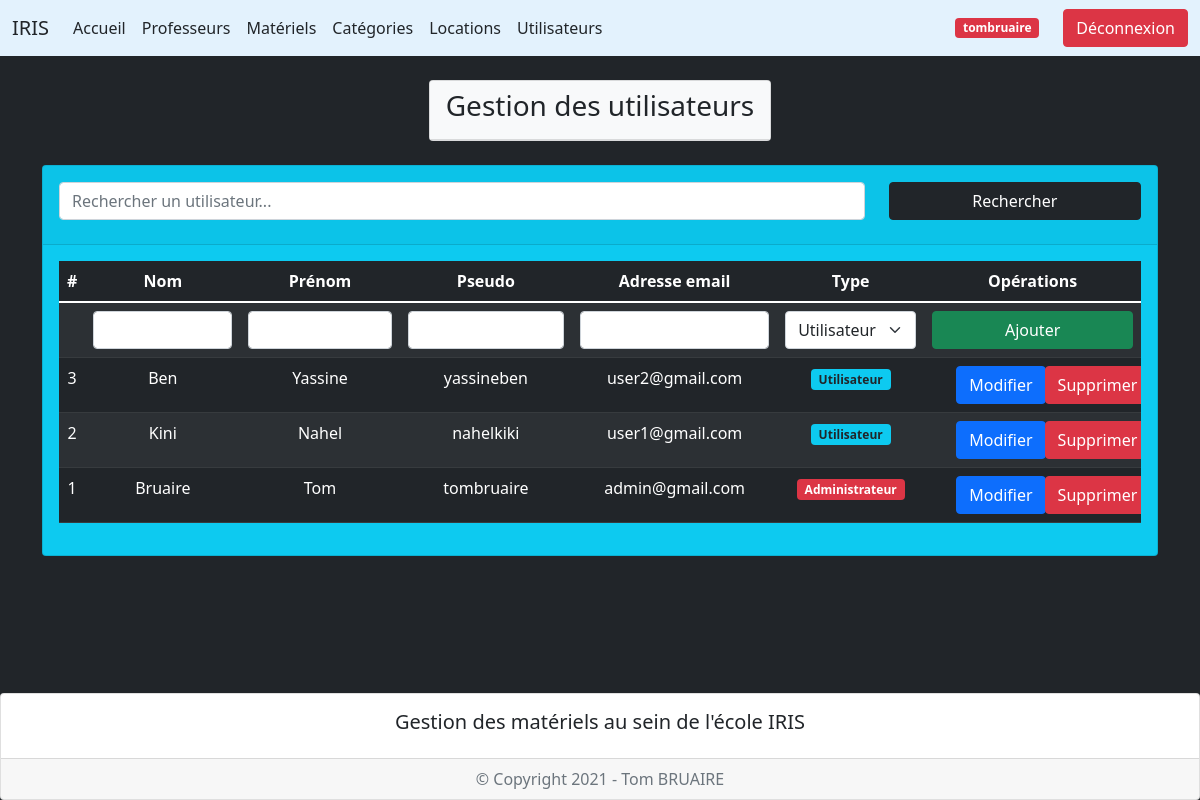
Screenshot of /index.php?page=5 (signed in) with the database file from the repository.
### tables this page shows
create table users (
    iduser int(3) not null auto_increment,
    nomuser varchar(50),
    prenomuser varchar(50),
    pseudouser varchar(20),
    emailuser varchar(255),
    mdpuser varchar(255),
    lvl int not null default 1,
    primary key (iduser)
);

### controleur/config_db.php (called while the page is built)
<?php
$server = "localhost";
$bdd = "iris";
$user = "root";
$mdp = "";
?>

### controleur/controleur.class.php (called while the page is built, shortened)
<?php
require_once("modele/modele.class.php");
class Controleur {
    private $unModele;
    public function __construct($server, $bdd, $user, $mdp) {
        $this->unModele = new Modele($server, $bdd, $user, $mdp);
    }
    public function setTable($uneTable) {
        $this->unModele->setTable($uneTable);
    }
    public function selectAll($chaine = "*", $orderby) {
        return $this->unModele->selectAll($chaine, $orderby);
    }
}
?>

### vue/vue_utilisateurs.php (the view, shortened to what this page needs)
<div class="container mt-4 mb-5">
    <div class="row d-flex justify-content-center">
        <div class="col-auto">
            <div class="card bg-info">
                <div class="card-header">
                    <form method="post" action="" class="mt-2">
                        <div class="row mb-3">
                            <div class="col-9">
                                    <input type="search" name="mot" id="mot" placeholder="Rechercher un utilisateur..." class="form-control">
                            </div>
                            <div class="col-3">
                                <button type="submit" name="Rechercher" class="btn btn-dark w-100">Rechercher</button>
                            </div>
                        </div>
                    </form>
                </div>
                <div class="card-body">
                    <div class="table-responsive">
                        <table class="table table-dark table-striped text-center">
                            <thead>
                                <tr>
                                    <th scope="col">#</th>
                                    <th scope="col">Nom</th>
                                    <th scope="col">Prénom</th>
                                    <th scope="col">Pseudo</th>
                                    <th scope="col">Adresse email</th>
                                    <th scope="col">Type</th>
                                    <?php if (isset($_SESSION['lvl']) && $_SESSION['lvl'] == 2) { ?>
                                        <th scole="col">Opérations</th>
                                    <?php } ?>
                                </tr>
                            </thead>
                            <tbody>
                                <?php if (isset($_SESSION['lvl']) && $_SESSION['lvl'] == 2) { ?>
                                    <form method="post" action="">
                                        <tr>
                                            <td></td>
                                            <td><input type="text" name="nomuser" id="nom" class="form-control" value="<?= ($leUser != null ? $leUser['nomuser'] : null); ?>"></td>
                                            <td><input type="text" name="prenomuser" id="prenom" class="form-control" value="<?= ($leUser != null ? $leUser['prenomuser'] : null); ?>"></td>
                                            <td><input type="text" name="pseudouser" id="pseudo" class="form-control" value="<?= ($leUser != null ? $leUser['pseudouser'] : null); ?>"></td>
                                            <td><input type="email" name="emailuser" id="email" class="form-control" value="<?= ($leUser != null ? $leUser['emailuser'] : null); ?>"></td>
                                            <td>
                                                <select name="lvl" class="form-select">
                                                    <option value="1" <?php if ($leUser != null && $leUser['lvl'] == 1) {echo "selected";} ?>>Utilisateur</option>
                                                </select>
                                            </td>
                                            <td>
                                                <button type="submit" <?= ($leUser != null ? 'name="subeditutilisateur"' : 'name="subaddutilisateur"'); ?> class="btn <?= ($leUser != null ? 'btn-primary' : 'btn-success w-100'); ?>"><?= ($leUser != null ? "Modifier" : "Ajouter"); ?></button>
                                            </td>
                                        </tr>
                                    </form>
                                <?php } ?>
                            <?php foreach ($lesUtilisateurs as $unUtilisateur) { ?>
                                <tr>
                                    <td><?= $unUtilisateur['iduser']; ?></td>
                                    <td><?= $unUtilisateur['nomuser']; ?></td>
                                    <td><?= $unUtilisateur['prenomuser']; ?></td>
                                    <td><?= $unUtilisateur['pseudouser']; ?></td>
                                    <td><?= $unUtilisateur['emailuser']; ?></td>
                                    <td>
                                        <?php if ($unUtilisateur['lvl'] == 1) { ?>
                                            <span class="badge bg-info text-dark">Utilisateur</span>
                                        <?php } elseif ($unUtilisateur['lvl'] == 2) { ?>
                                            <span class="badge bg-danger">Administrateur</span>
                                        <?php } ?>
                                    </td>
                                    <?php if (isset($_SESSION['lvl']) && $_SESSION['lvl'] == 2) { ?>
                                        <td>
                                            <div class="container">
                                                <div class="row">
                                                    <div class="col-6">
                                                        <a href="index.php?page=5&action=edit&iduser=<?= $unUtilisateur['iduser']; ?>" class="btn btn-primary">Modifier</a>
                                                    </div>
                                                    <div class="col-6">
                                                        <a href="index.php?page=5&action=sup&iduser=<?= $unUtilisateur['iduser']; ?>" onclick="return(confirm('Voulez-vous vraiment supprimer cet utilisateur ?'));" class="btn btn-danger">Supprimer</a>
                                                    </div>
                                                </div>
                                            </div>
                                        </td>
                                    <?php } ?>
                                </tr>
                            <?php } ?>
                            </tbody>
                        </table>
                    </div>
                </div>
            </div>
        </div>
    </div>
</div>

### rows the page displays
users: iduser "3", nomuser "Ben", prenomuser "Yassine", pseudouser "yassineben", emailuser "user2@gmail.com", lvl "Utilisateur"
users: iduser "2", nomuser "Kini", prenomuser "Nahel", pseudouser "nahelkiki", emailuser "user1@gmail.com", lvl "Utilisateur"
users: iduser "1", nomuser "Bruaire", prenomuser "Tom", pseudouser "tombruaire", emailuser "admin@gmail.com", lvl "Administrateur"

### other values shown
$_SESSION['pseudouser'] "tombruaire"
$text "Gestion des utilisateurs"
